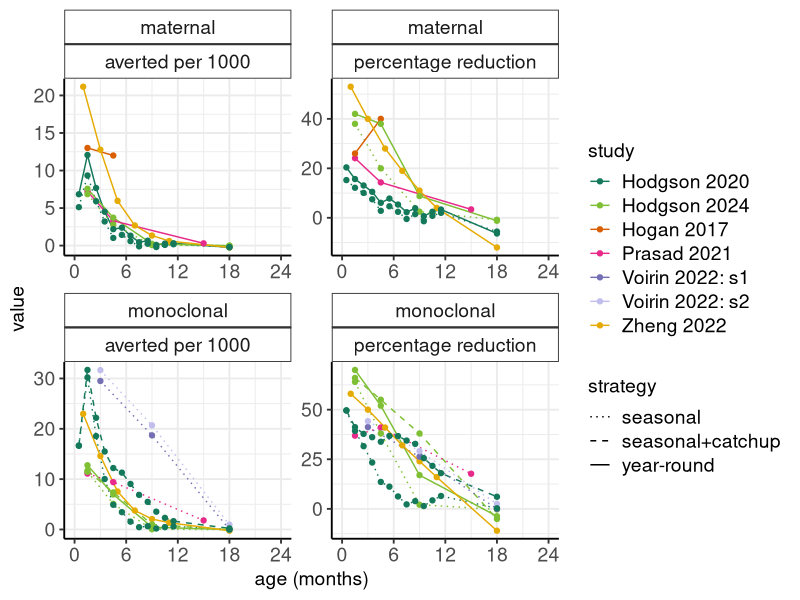
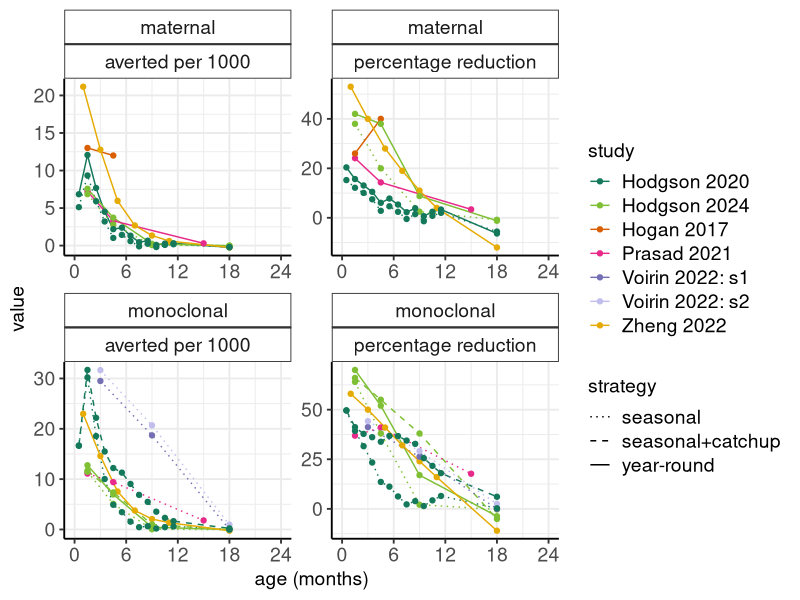

Write R code to recreate these figures, in order.
library(tidyverse)
library(RColorBrewer)
library(ggpubr)

study_cols <- c("#14785a","#7ebf34",  "#D95F02", "#E7298A", "#7570B3", "#c1beed",  "#E6AB02")

theme_set(theme_bw(base_size = 14))
th <- theme(strip.background = element_rect(fill = NA),
            panel.border = element_blank(),
            axis.line = element_line(),
            legend.text=element_text(size=14, hjust = 0),
            legend.title=element_text(size=14),
            axis.text=element_text(size=14),
            axis.label=element_text(size=11),
            strip.text = element_text(size = 14))

dat <- read_csv("data.csv") %>%
  mutate(month = (month_upper-month_lower)/2+month_lower,
         study = paste0(author, " ", year, " ", strategy),
         paper = paste0(author, " ", year)) %>%
  pivot_longer(cols = c(`averted per 1000`, `percentage reduction`)) %>%
  mutate(group = paste0(study, scenario))

head(dat)

ggplot(data = dat, aes(x=month, y = value, col = paper, group = group, linetype = strategy)) +
  geom_line() +
  geom_point() +
  labs(x = "age (months)", linetype = "strategy", col = "study") +
  facet_wrap(type~name, scales = "free") +
  th +
  scale_color_manual(values = study_cols)+
  scale_linetype_manual(values = c(3,2,1)) +
  scale_x_continuous(breaks = c(0,6,12,18,24), limits = c(0,24))

ggsave("main_plot.png", height = 8, width = 10)

#####
# impact in children 0-3 months

x <- dat %>%
  filter(month_lower %in% c(0,1,2),
         month_upper %in% c(1,2,3)) %>%
  filter(type == "maternal",
         name == "percentage reduction")
max(x$value)
min(x$value)


y <- dat %>%
  filter(month_lower %in% c(0,1,2),
         month_upper %in% c(1,2,3)) %>%
  filter(type == "monoclonal",
         name == "percentage reduction")

max(y$value)
min(y$value)

x <- dat %>%
  filter(month_lower %in% c(0,1,2),
         month_upper %in% c(1,2,3)) %>%
  filter(type == "maternal",
         name == "averted per 1000")
max(x$value)
min(x$value)


y <- dat %>%
  filter(month_lower %in% c(0,1,2),
         month_upper %in% c(1,2,3)) %>%
  filter(type == "monoclonal",
         name == "averted per 1000")

max(y$value)
min(y$value)

###
# main results

x <- dat %>%
  filter(month_lower %in% c(0,1,2),
         month_upper %in% c(1,2,3)) %>%
  filter(type == "maternal",
         name == "averted per 1000")
median(x$value)
max(x$value)
min(x$value)


x <- dat %>%
  filter(month_lower %in% c(0,1,2),
         month_upper %in% c(1,2,3)) %>%
  filter(type == "maternal",
         name == "percentage reduction")
median(x$value)
max(x$value)
min(x$value)

x <- dat %>%
  filter(month_lower %in% c(3,4,5),
         month_upper %in% c(4,5,6)) %>%
  filter(type == "maternal",
         name == "percentage reduction")
median(x$value)
max(x$value)
min(x$value)


# main results
x <- dat %>%
  filter(month_lower %in% c(0,1,2),
         month_upper %in% c(1,2,3)) %>%
  filter(type == "monoclonal",
         name == "percentage reduction")
median(x$value)
max(x$value)
min(x$value)

x <- dat %>%
  filter(month_lower %in% c(0,1,2),
         month_upper %in% c(1,2,3)) %>%
  filter(type == "monoclonal",
         name == "averted per 1000")
median(x$value)
max(x$value)
min(x$value)

x <- dat %>%
  filter(month_lower %in% c(3,4,5),
         month_upper %in% c(4,5,6)) %>%
  filter(type == "monoclonal",
         name == "averted per 1000")
median(x$value)
max(x$value)
min(x$value)

x <- dat %>%
  filter(month_lower %in% c(3,4,5),
         month_upper %in% c(4,5,6)) %>%
  filter(type == "monoclonal",
         name == "percentage reduction")
median(x$value)
max(x$value)
min(x$value)

